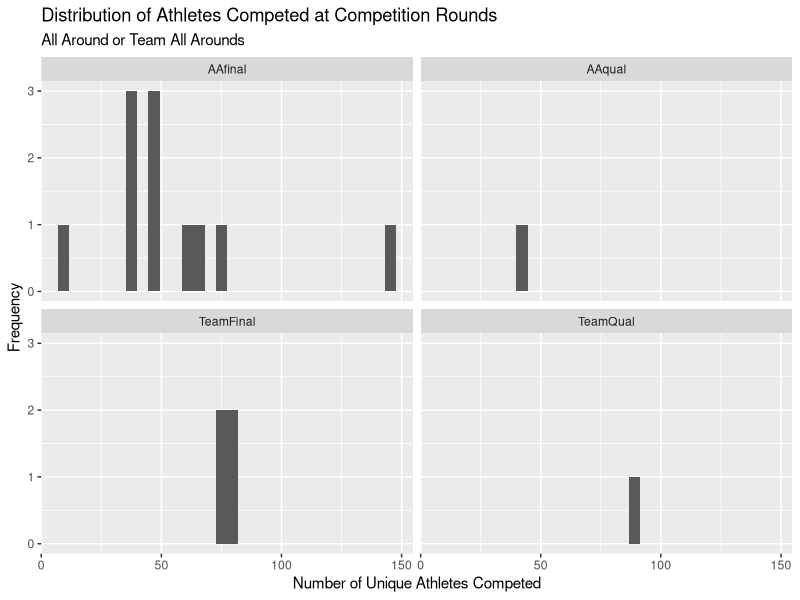
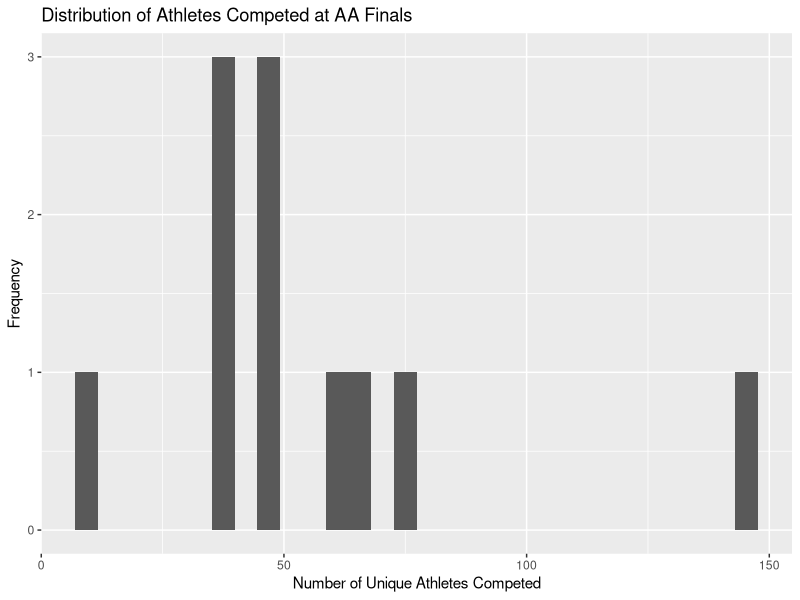
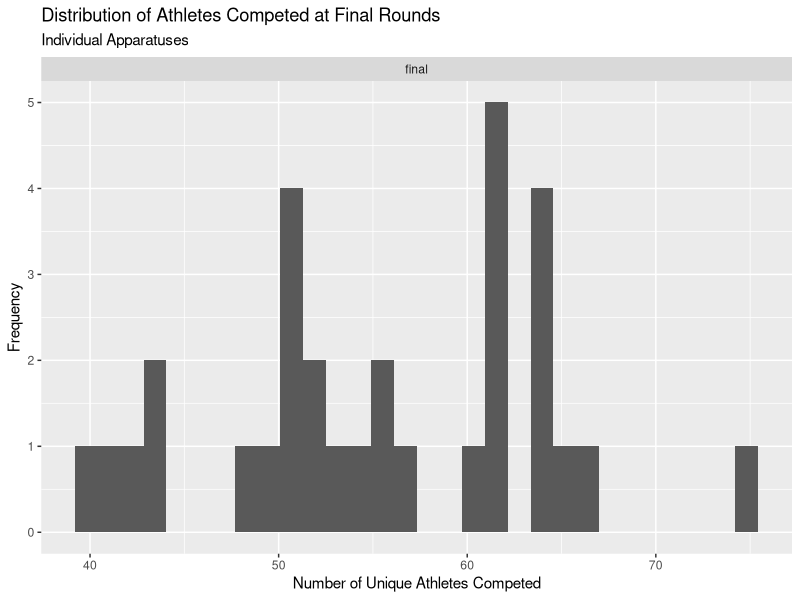
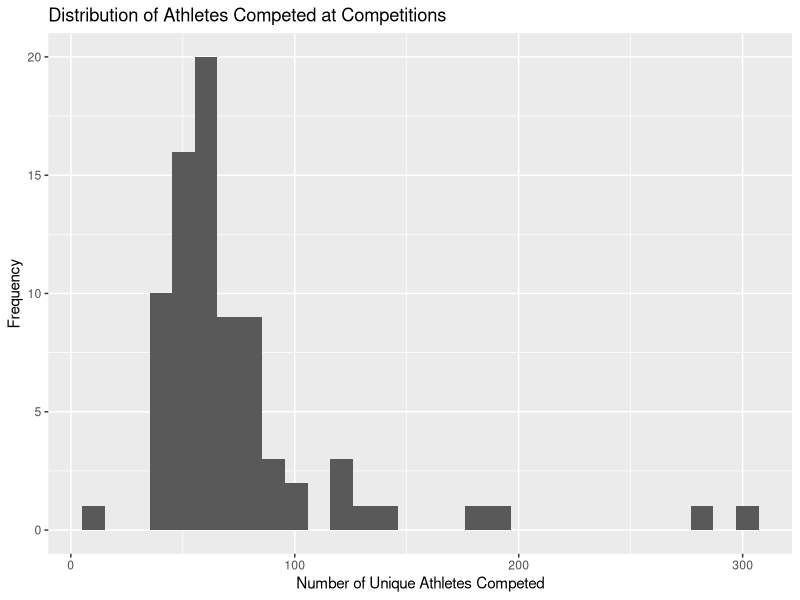

Here is the R script that generated these plots, in order:
## ---- chunk 1
#| echo : false
#| label: downloading-packages
#| message: false
#| include: false

library(tidyverse)
library(knitr)
library(stringr)
library(dplyr)
## ---- chunk 2
#| echo : false
#| label: read-data
#| message: false
#| include: false

#make sure this is forked to github so it's not a local file path
earlydata <- read_csv("Cleaned Data/data_2017_2021.csv")
laterdata <- read_csv("Cleaned Data/data_2022_2023.csv")

#will not be using early dataset because it only contains data about female athletes
early <- earlydata |>
  drop_na(Score, E_Score, D_Score, Apparatus, Round, Location, Competition, Country, Gender)

later <- laterdata |>
  drop_na(Score, E_Score, D_Score, Apparatus, Round, Location, Competition, Country, Gender)
## ---- chunk 3
#indonesian gymnast's name is Abiyu RAFI not ABIYURAFI
laterdata <- laterdata |>
  mutate(FirstName = ifelse(LastName == "ABIYURAFI" & FirstName == ".", "Abiyu", FirstName),
    LastName = ifelse(LastName == "ABIYURAFI", "RAFI", LastName),
    Apparatus = if_else(Apparatus == 'hb', 'HB', Apparatus))


laterdata <- laterdata |>
  mutate(firstname_check = ifelse(str_length(FirstName) >= 3, 1, 0),
         lastname_check = ifelse(str_length(LastName) >= 3, 1, 0))

laterdata <- laterdata |>
  mutate(FirstName = ifelse(firstname_check == 0, paste0(FirstName, "_"), FirstName),
         LastName = ifelse(lastname_check == 0, paste0(LastName, "_"), LastName))

#based on string methods -- creating unique athlete IDs
laterdata <- laterdata |>
  mutate(unique_id = paste0(str_sub(FirstName, 1, 3), str_sub(LastName, 1, 3), "_", Country))

#create a vector for AA or team
AA_team <- c("AAfinal", "TeamFinal", "TeamQual", "AAqual")
'%notin%' <- function(x,y)!('%in%'(x,y))

finals_vector <- c("AAfinal", "TeamFinal", "final")
## ---- chunk 4
#these quantiles are already grouped by gender and competition, round, apapratus, etc. so no bleeding
quantiled_data <- laterdata |>
  group_by(Gender, Competition, Round, Apparatus) |>
  mutate(quantile_20s = ntile(-Score, 5),
         quantile_10s = ntile(-Score, 10))

#filter out the athletes who have NEVER made it to a final, ever
filtered_data <- quantiled_data |>
  group_by(unique_id) |>
  filter(any(Round == "final" | Round == "TeamFinal" | Round == "AAfinal")) |>
  ungroup()

#summary of number of athletes competed in each competition in each round
number_athletes <- filtered_data |>
  group_by(Competition, Round) |>
  summarise(athletes_participated = n_distinct(unique_id))


# at the oceania continental championships, only 10 unique athletes competed
# every other competition at each round has at minimum 36 athletes competing
#at these final rounds, there are at least 40 athletes in each final, so it's fine
#going to left join to show the number of athletes that participated per round

joined_data <- filtered_data |>
  left_join(number_athletes, by = c("Competition", "Round"))

#now the athletes_participated column = how many athletes competed in it


#this filters out the individual records for ppl who were not in top quantiles at a competition
final_data <- joined_data |>
  filter((athletes_participated <= 100 & quantile_20s == 1) | (athletes_participated > 100 & quantile_10s == 1) | (Competition == "Oceania Continental Championships 2023" & quantile_20s %in% c(1, 2)))

#now let's check the number of unique athletes left
# final_data |>
#   group_by(Country) |>
#   summarise(athletes_left = n_distinct(unique_id))

#there are 679 athletes left in total once we have filtered, USA still has 91 left
## ---- chunk 5
#separating datasets into mens and womens

menFinal <- final_data %>% 
  filter(Gender == 'm')

womenFinal <- final_data %>% 
  filter(Gender == 'w')
## ---- chunk 6
#MENS RANKING SYSTEM

#rank actually shown to be correct here for the early observationsbesides a couple missing ranks
orderMenFinal <- menFinal %>% 
  arrange(Competition, Round, Apparatus, desc(Score)) %>% 
  dplyr::select(unique_id, Country,Competition, Round,Apparatus, Rank, D_Score, E_Score, Penalty, Score)
## ---- chunk 7
#this ranking works works to individually rank the observations rather than taking into account team/all around sum score rankings since we are aiming to choose best individual atheletes
#also important to note that rankers did not give same scores the same rank, but this will be done in new rank

orderMenFinal <- orderMenFinal %>%
  #initializes newRank column
  mutate(newRank = NA)
#starts with first row as 1 since data already grouped and ordered
orderMenFinal$newRank[1] <- 1
for (i in 2:nrow(orderMenFinal)){
  #ranks for ties of same competition, round, and apparatus
  if ((orderMenFinal$Competition[i] == orderMenFinal$Competition[i-1]) & (orderMenFinal$Round[i] == orderMenFinal$Round[i-1]) & (orderMenFinal$Apparatus[i] == orderMenFinal$Apparatus[i-1]) & (orderMenFinal$Score[i] == orderMenFinal$Score[i-1])) {
    orderMenFinal$newRank[i] <- orderMenFinal$newRank[i-1]
  } 
  #ranks for non ties of same competition, round, and apparatus
  else if ((orderMenFinal$Competition[i] == orderMenFinal$Competition[i-1]) & (orderMenFinal$Round[i] == orderMenFinal$Round[i-1]) & (orderMenFinal$Apparatus[i] == orderMenFinal$Apparatus[i-1])) {
    orderMenFinal$newRank[i] <- orderMenFinal$newRank[i-1]+1
  }
  #ranks for new competition, round, and apparatus
  else {
    orderMenFinal$newRank[i] <- 1
  }
}
## ---- chunk 8
#WOMENS RANKING SYSTEM
orderWomenFinal <- womenFinal %>% 
  arrange(Competition, Round, Apparatus, desc(Score)) %>% 
  dplyr::select(unique_id, Country,Competition, Round,Apparatus, Rank, D_Score, E_Score, Penalty, Score)
## ---- chunk 9
#this ranking works works to individually rank the observations rather than taking into account team/all around sum score rankings since we are aiming to choose best individual atheletes
#also important to note that rankers did not give same scores the same rank, but this will be done in new rank
orderWomenFinal <- orderWomenFinal %>%
  mutate(newRank = NA)
orderWomenFinal$newRank[1] <- 1

for (i in 2:nrow(orderWomenFinal)){
  if ((orderWomenFinal$Competition[i] == orderWomenFinal$Competition[i-1]) & (orderWomenFinal$Round[i] == orderWomenFinal$Round[i-1]) & (orderWomenFinal$Apparatus[i] == orderWomenFinal$Apparatus[i-1]) & (orderWomenFinal$Score[i] == orderWomenFinal$Score[i-1])) {
    orderWomenFinal$newRank[i] <- orderWomenFinal$newRank[i-1]
  } 
  else if ((orderWomenFinal$Competition[i] == orderWomenFinal$Competition[i-1]) & (orderWomenFinal$Round[i] == orderWomenFinal$Round[i-1]) & (orderWomenFinal$Apparatus[i] == orderWomenFinal$Apparatus[i-1])) {
    orderWomenFinal$newRank[i] <- orderWomenFinal$newRank[i-1]+1
  }
  else {
    orderWomenFinal$newRank[i] <- 1
  }
}
## ---- chunk 10
number_athletes |>
  filter(Round %in% AA_team) |>
  ggplot(aes(x = athletes_participated)) +
    geom_histogram() +
    facet_wrap(~ Round) +
    labs(x = "Number of Unique Athletes Competed",
         y = "Frequency",
         title = "Distribution of Athletes Competed at Competition Rounds",
         subtitle = "All Around or Team All Arounds")

number_athletes |>
  filter(Round == "AAfinal") |>
  ggplot(aes(x = athletes_participated)) +
    geom_histogram() +
    labs(x = "Number of Unique Athletes Competed",
         y = "Frequency",
         title = "Distribution of Athletes Competed at AA Finals")

number_athletes |>
  filter(Round == "final") |>
  ggplot(aes(x = athletes_participated)) +
    geom_histogram() +
    facet_wrap(~ Round) +
    labs(x = "Number of Unique Athletes Competed",
         y = "Frequency",
         title = "Distribution of Athletes Competed at Final Rounds",
         subtitle = "Individual Apparatuses")

ggplot(number_athletes, aes(x = athletes_participated)) +
  geom_histogram() +
  labs(x = "Number of Unique Athletes Competed",
       y = "Frequency",
       title = "Distribution of Athletes Competed at Competitions")

